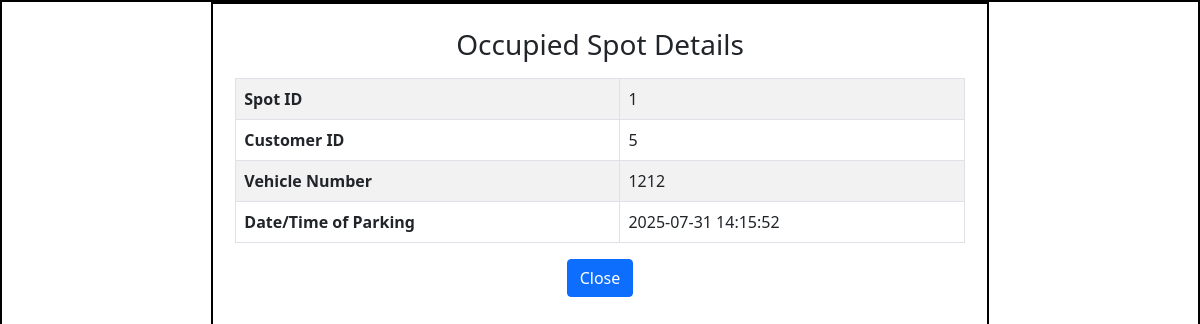
The app's page /occupiedspots/1 with its own data.
### models/model.py (models this page shows, shortened)
class Parking_spot(db.Model):
        id = db.Column(db.Integer(),primary_key = True)
        lot_id = db.Column(db.Integer(),db.ForeignKey("parking_lot.id"),nullable = False)
        spot_number = db.Column(db.Integer(),nullable = False)
        status = db.Column(db.String(),nullable = False)
        reservation = db.relationship("Reserve_parking_spot", backref="spot", uselist=False, cascade="all, delete")

class Reserve_parking_spot(db.Model):
    id = db.Column(db.Integer(),primary_key = True)
    spot_id = db.Column(db.Integer(),db.ForeignKey("parking_spot.id"),nullable = False)
    user_id = db.Column(db.Integer(),db.ForeignKey("user.id"),nullable = False)
    parking_timestamp = db.Column(db.DateTime(),nullable = True)
    leaving_timestamp = db.Column(db.DateTime(),nullable = True)
    parking_cost = db.Column(db.Numeric(10, 2),nullable = True)
    vehicle_no = db.Column(db.String(),nullable = False)

### controllers/admin_controller.py (the view)
@admin_bp.route("/occupiedspots/<int:spot_id>")
def occupied_spot(spot_id):
    spot = Parking_spot.query.get(spot_id)
    if spot and spot.status == 'O':
        latest_reservation = Reserve_parking_spot.query.filter_by(spot_id=spot_id,leaving_timestamp=None).order_by(Reserve_parking_spot.parking_timestamp.desc()).first()
        if latest_reservation:
            return render_template("Occupied_spot_details.html", spot=spot, reservation=latest_reservation)
    return redirect(url_for("admin.admin"))

### templates/occupied_spot_details.html (shortened to what this page needs)
<!DOCTYPE html>
<html lang="en">
<head>
    <link rel="stylesheet" href="../static/style.css">
    <link href="https://cdn.jsdelivr.net/npm/bootstrap@5.0.2/dist/css/bootstrap.min.css" rel="stylesheet"
>
</head>
<body>
    <div id="main">
        <div id="canvas" class="overflow-auto">
            <div id="content" class="container mt-4">
                <h3 class="mb-3 text-center">Occupied Spot Details</h3>
                <table class="table table-bordered table-striped ">
                    <tbody>
                        <tr>
                            <th scope="row">Spot ID</th>
                            <td>{{ spot.id }}</td>
                        </tr>
                        <tr>
                            <th scope="row">Customer ID</th>
                            <td>{{ reservation.user_id }}</td>
                        </tr>
                        <tr>
                            <th scope="row">Vehicle Number</th>
                            <td>{{ reservation.vehicle_no }}</td>
                        </tr>
                        <tr>
                            <th scope="row">Date/Time of Parking</th>
                            <td>{{ reservation.parking_timestamp.strftime("%Y-%m-%d %H:%M:%S") }}</td>
                        </tr>
                    </tbody>
                </table>
                <div class="text-center">
                    <a href="/admin" class="btn btn-primary">Close</a>
                </div>
            </div>
        </div>
    </div>
</body>
</html>

### static/style.css (style rules this page uses)
* { margin: 0; }
#main, #canvas { border: 2px solid black; }
#canvas { width: 65%; height: 800px; margin: auto; padding-left: 10px; padding-right: 10px; }

### records on screen
Parking_spot: id "1"
Reserve_parking_spot: user_id "5", vehicle_no "1212", parking_timestamp "2025-07-31 14:15:52"
